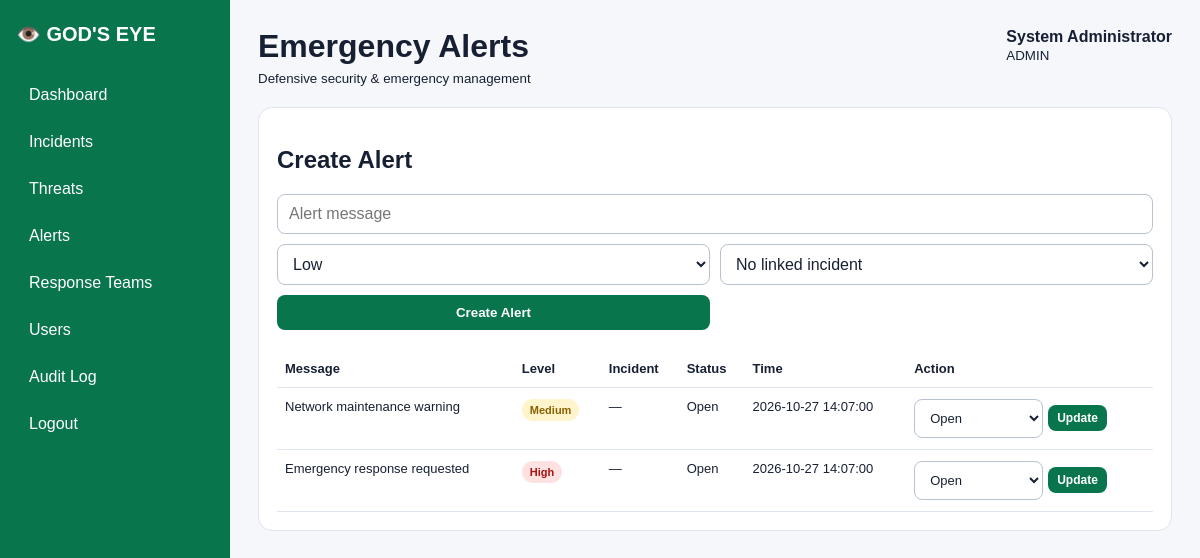
The app's page /alerts.php (signed in) with its own data.
### tables this page shows
CREATE TABLE alerts(id INT AUTO_INCREMENT PRIMARY KEY,incident_id INT NULL,message VARCHAR(255) NOT NULL,level ENUM('Low','Medium','High','Critical') NOT NULL DEFAULT 'Medium',status ENUM('Open','Acknowledged','Closed') NOT NULL DEFAULT 'Open',alert_time TIMESTAMP DEFAULT CURRENT_TIMESTAMP,FOREIGN KEY(incident_id) REFERENCES incidents(id) ON DELETE SET NULL);

### auth.php (called while the page is built, shortened)
<?php
function e($v){return htmlspecialchars((string)$v,ENT_QUOTES,'UTF-8');}
function can_write(){return in_array($_SESSION['user']['role']??'',['ADMIN','OPERATOR'],true);}

### alerts.php (the view)
<?php require 'config/db.php';require 'includes/auth.php';require_login();$page_title='Emergency Alerts';if($_SERVER['REQUEST_METHOD']==='POST'){require_role(['ADMIN','OPERATOR']);check_csrf();$action=$_POST['action']??'';if($action==='create'){$s=$pdo->prepare('INSERT INTO alerts(message,level,status,incident_id) VALUES(?,?,?,?)');$iid=$_POST['incident_id']!==''?(int)$_POST['incident_id']:null;$s->execute([trim($_POST['message']),$_POST['level'],'Open',$iid]);audit($pdo,'Alert created',$_POST['message']);$_SESSION['flash']='Alert created.';}elseif($action==='status'){$s=$pdo->prepare('UPDATE alerts SET status=? WHERE id=?');$s->execute([$_POST['status'],(int)$_POST['id']]);audit($pdo,'Alert status changed','Alert #'.(int)$_POST['id'].' to '.$_POST['status']);$_SESSION['flash']='Alert status updated.';}header('Location:alerts.php');exit;}$inc=$pdo->query("SELECT id,incident_type,location FROM incidents WHERE status!='Resolved' ORDER BY id DESC")->fetchAll();$rows=$pdo->query('SELECT a.*,i.incident_type FROM alerts a LEFT JOIN incidents i ON i.id=a.incident_id ORDER BY a.id DESC')->fetchAll();require 'includes/header.php';?><section class="panel"><?php if(can_write()):?><h2>Create Alert</h2><form class="form" method="post"><input type="hidden" name="csrf" value="<?=e(csrf())?>"><input type="hidden" name="action" value="create"><input class="full" name="message" placeholder="Alert message" required><select name="level"><option>Low</option><option>Medium</option><option>High</option><option>Critical</option></select><select name="incident_id"><option value="">No linked incident</option><?php foreach($inc as $i):?><option value="<?=$i['id']?>">#<?=$i['id']?> <?=e($i['incident_type'])?> — <?=e($i['location'])?></option><?php endforeach;?></select><button>Create Alert</button></form><?php endif;?><div class="tablewrap"><table><tr><th>Message</th><th>Level</th><th>Incident</th><th>Status</th><th>Time</th><th>Action</th></tr><?php foreach($rows as $r):?><tr><td><?=e($r['message'])?></td><td><span class="badge <?=strtolower($r['level'])?>"><?=e($r['level'])?></span></td><td><?=e($r['incident_type']??'—')?></td><td><?=e($r['status'])?></td><td><?=e($r['alert_time'])?></td><td><?php if(can_write()):?><form class="inline" method="post"><input type="hidden" name="csrf" value="<?=e(csrf())?>"><input type="hidden" name="action" value="status"><input type="hidden" name="id" value="<?=$r['id']?>"><select name="status"><option <?=$r['status']==='Open'?'selected':''?>>Open</option><option <?=$r['status']==='Acknowledged'?'selected':''?>>Acknowledged</option><option <?=$r['status']==='Closed'?'selected':''?>>Closed</option></select><button class="smallbtn">Update</button></form><?php endif;?></td></tr><?php endforeach;?></table></div></section><?php require 'includes/footer.php';?>

### style.css (style rules this page uses)
:root { --green:#08754d;--dark:#0b1020;--bg:#f5f7fb;--card:#fff;--line:#dfe5ee;--text:#172033 }
* { box-sizing:border-box }
body { margin:0;font-family:Arial,sans-serif;background:var(--bg);color:var(--text) }
.card,.panel { background:var(--card);border:1px solid var(--line);border-radius:14px;padding:18px;margin-bottom:18px }
.form { display:grid;grid-template-columns:1fr 1fr;gap:10px;margin-bottom:20px }
input,select,textarea { width:100%;padding:10px 11px;border:1px solid #b9c2d0;border-radius:8px;background:#fff;color:#172033;font:inherit }
.full { grid-column:1/-1 }
button,.btn { display:inline-block;padding:10px 14px;border:0;border-radius:8px;background:var(--green);color:#fff;font-weight:700;cursor:pointer;text-decoration:none }
.smallbtn { padding:6px 9px;font-size:12px }
.inline { display:inline-flex;gap:5px;align-items:center }
.tablewrap { overflow:auto }
table { width:100%;border-collapse:collapse;min-width:650px }
th,td { text-align:left;padding:11px 8px;border-bottom:1px solid var(--line);font-size:13px;vertical-align:top }
.badge { display:inline-block;padding:5px 8px;border-radius:20px;background:#e7f7ef;color:#08754d;font-size:11px;font-weight:700 }
.medium { background:#fff4cc;color:#8a6100 }
.high,.critical { background:#fee2e2;color:#a11 }

### records on screen
alerts: message "Network maintenance warning", level "Medium", incident_type "—", status "Open", alert_time "2026-10-27 14:07:00"
alerts: message "Emergency response requested", level "High", incident_type "—", status "Open", alert_time "2026-10-27 14:07:00"

### other values on screen
$page_title "Emergency Alerts"
$_SESSION['user']['full_name'] "System Administrator"
$_SESSION['user']['role'] "ADMIN"
